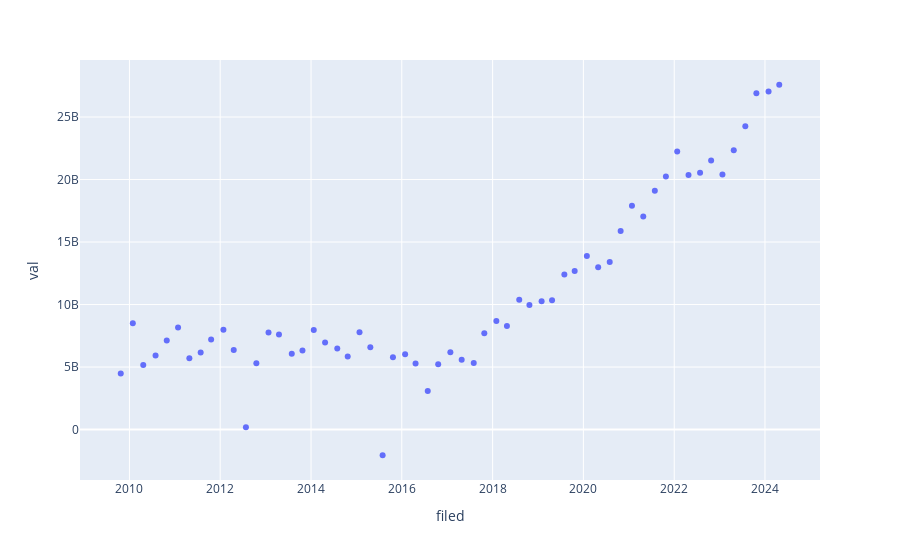

The notebook cell this image was saved under:
### Code cell
plx.scatter(
    data_frame = final_df ,
    x = 'filed',
    y = 'val',
)
